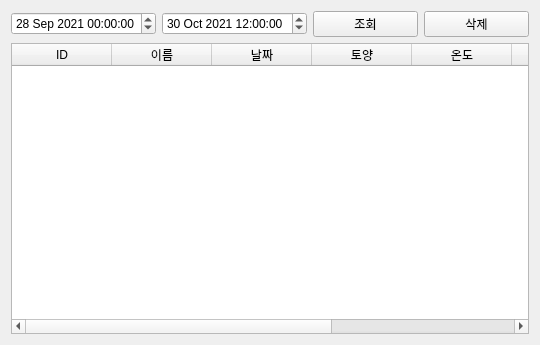
<?xml version="1.0" encoding="UTF-8"?>
<ui version="4.0">
 <class>Tab5DataBase</class>
 <widget class="QWidget" name="Tab5DataBase">
  <property name="geometry">
   <rect>
    <x>0</x>
    <y>0</y>
    <width>540</width>
    <height>345</height>
   </rect>
  </property>
  <property name="windowTitle">
   <string>Form</string>
  </property>
  <layout class="QVBoxLayout" name="verticalLayout">
   <item>
    <layout class="QHBoxLayout" name="horizontalLayout">
     <item>
      <widget class="QDateTimeEdit" name="pDateTimeEditTo">
       <property name="dateTime">
        <datetime>
         <hour>0</hour>
         <minute>0</minute>
         <second>0</second>
         <year>2021</year>
         <month>9</month>
         <day>28</day>
        </datetime>
       </property>
       <property name="date">
        <date>
         <year>2021</year>
         <month>9</month>
         <day>28</day>
        </date>
       </property>
      </widget>
     </item>
     <item>
      <widget class="QDateTimeEdit" name="pDateTimeEditFrom">
       <property name="dateTime">
        <datetime>
         <hour>12</hour>
         <minute>0</minute>
         <second>0</second>
         <year>2021</year>
         <month>10</month>
         <day>30</day>
        </datetime>
       </property>
       <property name="date">
        <date>
         <year>2021</year>
         <month>10</month>
         <day>30</day>
        </date>
       </property>
       <property name="minimumDateTime">
        <datetime>
         <hour>0</hour>
         <minute>0</minute>
         <second>0</second>
         <year>1752</year>
         <month>9</month>
         <day>15</day>
        </datetime>
       </property>
      </widget>
     </item>
     <item>
      <widget class="QPushButton" name="pPBsearchDb">
       <property name="text">
        <string>조회</string>
       </property>
      </widget>
     </item>
     <item>
      <widget class="QPushButton" name="pPBdeleteDb">
       <property name="text">
        <string>삭제</string>
       </property>
      </widget>
     </item>
    </layout>
   </item>
   <item>
    <widget class="QTableWidget" name="tableWidget">
     <property name="columnCount">
      <number>8</number>
     </property>
     <attribute name="horizontalHeaderCascadingSectionResizes">
      <bool>false</bool>
     </attribute>
     <attribute name="horizontalHeaderMinimumSectionSize">
      <number>20</number>
     </attribute>
     <attribute name="horizontalHeaderDefaultSectionSize">
      <number>100</number>
     </attribute>
     <attribute name="horizontalHeaderStretchLastSection">
      <bool>true</bool>
     </attribute>
     <attribute name="verticalHeaderDefaultSectionSize">
      <number>21</number>
     </attribute>
     <column>
      <property name="text">
       <string>ID</string>
      </property>
     </column>
     <column>
      <property name="text">
       <string>이름</string>
      </property>
     </column>
     <column>
      <property name="text">
       <string>날짜</string>
      </property>
     </column>
     <column>
      <property name="text">
       <string>토양</string>
      </property>
     </column>
     <column>
      <property name="text">
       <string>온도</string>
      </property>
     </column>
     <column>
      <property name="text">
       <string>습도</string>
      </property>
     </column>
     <column>
      <property name="text">
       <string>CO2</string>
      </property>
     </column>
     <column>
      <property name="text">
       <string>TVOC</string>
      </property>
     </column>
    </widget>
   </item>
  </layout>
 </widget>
 <resources/>
 <connections/>
</ui>
